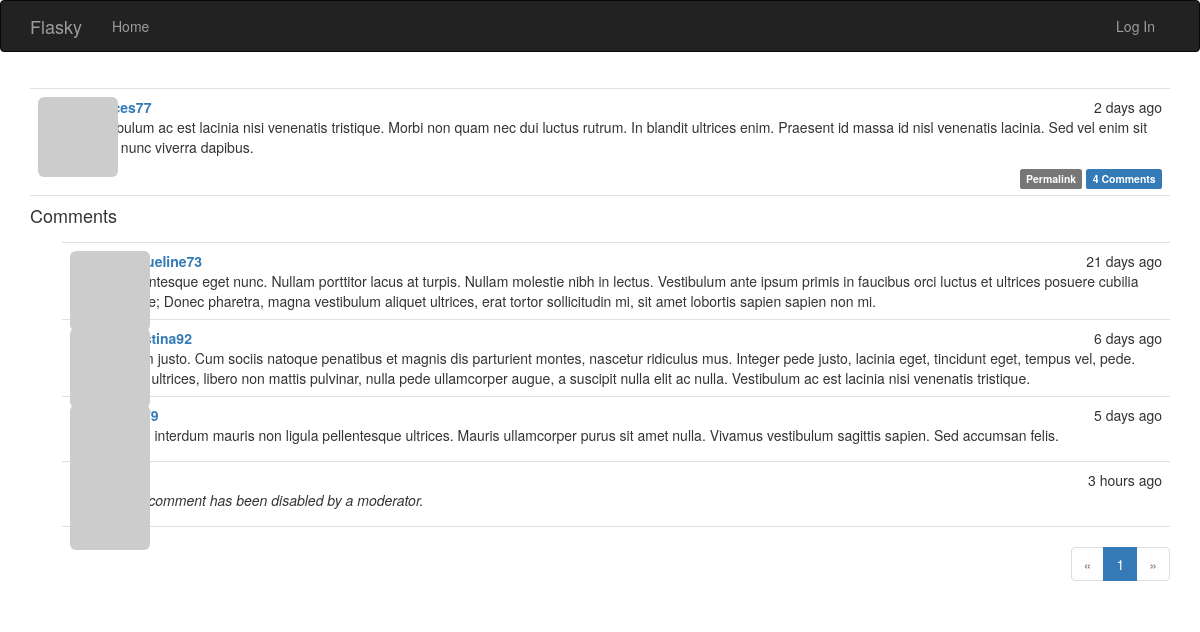
Screenshot of /post/78 with the database file from the repository.
### app/models.py (models this page shows, shortened)
class Post(db.Model):
    __tablename__ = 'posts'
    id = db.Column(db.Integer,primary_key=True)
    body = db.Column(db.Text)
    timestamp = db.Column(db.DateTime,index=True,default=datetime.utcnow)
    author_id = db.Column(db.Integer,db.ForeignKey('users.id'))
    body_html = db.Column(db.Text)  # Markdown文本的HTML缓存
    comments = db.relationship('Comment',backref='post',lazy='dynamic')

class User(UserMixin,db.Model):
    __tablename__ = 'users'
    id = db.Column(db.Integer, primary_key=True)
    email = db.Column(db.String(64),unique=True,index=True)
    username = db.Column(db.String(64), unique=True, index=True)
    password_hash = db.Column(db.String(128))
    role_id = db.Column(db.Integer, db.ForeignKey('roles.id'))  # 定义外键
    confirmed = db.Column(db.Boolean,default=False) # 用户是否验证
    name = db.Column(db.String(64))
    location = db.Column(db.String(64)) # 所在地
    about_me = db.Column(db.Text()) # 个人简介，Text类型不需要指定长度
    member_since = db.Column(db.DateTime(),default=datetime.utcnow) # 注册时间，utcnow是一个函数
    last_seen = db.Column(db.DateTime(),default=datetime.utcnow)    # 最后访问时间
    avatar_hash = db.Column(db.String(32))  # 用户Gravatar头像hash值
    posts = db.relationship('Post',backref='author',lazy='dynamic')
    comments = db.relationship('Comment',backref='author',lazy='dynamic')
    followed = db.relationship('Follow',foreign_keys=[Follow.follower_id],
                               backref=db.backref('follower',lazy='joined'),
                               lazy='dynamic',cascade='all,delete-orphan')
    followers = db.relationship('Follow',foreign_keys=[Follow.followed_id],
                               backref = db.backref('followed',lazy='joined'),
                               lazy = 'dynamic',cascade='all,delete-orphan')
    @property
    def password(self):
        raise AttributeError('password is not a readable attribute')
    def gravatar(self,size=100,default='identicon',rating='g'):
        if request.is_secure:
            url = 'https://secure.gravatar.com/avatar'
        else:
            url = 'http://www.gravatar.com/avatar'
        hash = self.avatar_hash or hashlib.md5(self.email.encode('utf-8')).hexdigest()
        return '{url}/{hash}?s={size}&d={default}&r={rating}'.format(
                url=url, hash=hash, size=size, default=default, rating=rating)

class Comment(db.Model):
    __tablename__ = 'comments'
    id = db.Column(db.Integer, primary_key=True)
    body = db.Column(db.Text)
    body_html = db.Column(db.Text)
    timestamp = db.Column(db.DateTime, index=True, default=datetime.utcnow)
    disabled = db.Column(db.Boolean)
    author_id = db.Column(db.Integer, db.ForeignKey('users.id'))
    post_id = db.Column(db.Integer, db.ForeignKey('posts.id'))

### app/main/views.py (the view, shortened to what this page needs)
@main.route('/post/<int:id>',methods=['GET','POST'])
def post(id):
    post = Post.query.get_or_404(id)
    form = CommentForm()
    page = request.args.get('page', 1, type=int)
    if page == -1:
        page = (post.comments.count() - 1) // \
               current_app.config['FLASKY_COMMENTS_PER_PAGE'] + 1
    pagination = post.comments.order_by(Comment.timestamp.asc()).paginate(
        page, per_page=current_app.config['FLASKY_COMMENTS_PER_PAGE'],
        error_out=False)
    comments = pagination.items
    return render_template('post.html', posts=[post], form=form,
                           comments=comments, pagination=pagination)

### app/auth/views.py (called while the page is built)
@auth.before_app_request
def before_request():
    if current_user.is_authenticated:
        current_user.ping()
        if  not current_user.confirmed\
            and request.endpoint[:5]!='auth.'\
            and request.endpoint!='static':
                return redirect(url_for('auth.unconfirmed'))

### app/main/__init__.py (called while the page is built)
@main.app_context_processor
def inject_permissions():
    return dict(Permission=Permission)

### app/models.py (called while the page is built)
    def can(self,permissions):
        return False

    def is_administrator(self):
        return False

### app/templates/post.html (shortened to what this page needs)
{% extends "base.html" %}
{% import "bootstrap/wtf.html" as wtf %}
{% import "_macros.html" as macros %}
{% block page_content %}
{% include '_posts.html' %}
<h4 id="comments">Comments</h4>
{% include '_comments.html' %}
{% if pagination %}
<div class="pagination">
    {{ macros.pagination_widget(pagination, '.post', fragment='#comments', id=posts[0].id) }}
</div>
{% endif %}
{% endblock %}

### app/templates/_posts.html (shortened to what this page needs)
<ul class="posts">
    {% for post in posts %}
    <li class="post">
        <div class="post-thumbnail">
            <a href="{{ url_for('.user', username=post.author.username) }}">
                <img class="img-rounded profile-thumbnail" src="{{ post.author.gravatar(size=40) }}">
            </a>
        </div>
        <div class="post-content">
            <div class="post-date">{{ moment(post.timestamp).fromNow() }}</div>
            <div class="post-author">
                <a href="{{ url_for('.user', username=post.author.username) }}">{{ post.author.username }}</a>
            </div>
            <div class="post-body">
                {% if post.body_html %}
                    {{ post.body_html | safe }}
                {% else %}
                    {{ post.body }}
                {% endif %}
            </div>
            <div class="post-footer">
                <a href="{{ url_for('.post', id=post.id) }}">
                    <span class="label label-default">Permalink</span>
                </a>
                <a href="{{ url_for('.post',id=post.id) }}#comments">
                    <span class="label label-primary">
                        {{ post.comments.count() }} Comments
                    </span>
                </a>
            </div>
        </div>
    </li>
    {% endfor %}
</ul>

### app/templates/_comments.html (shortened to what this page needs)
<ul class="comments">
    {% for comment in comments %}
    <li class="comment">
        <div class="comment-thumbnail">
            <a href="{{ url_for('.user', username=comment.author.username) }}">
                <img class="img-rounded profile-thumbnail" src="{{ comment.author.gravatar(size=40) }}">
            </a>
        </div>
        <div class="comment-content">
            <div class="comment-date">{{ moment(comment.timestamp).fromNow() }}</div>
            <div class="comment-author">
                <a href="{{ url_for('.user', username=comment.author.username) }}">{{ comment.author.username }}</a>
            </div>
            <div class="comment-body">
                {% if comment.disabled %}
                <p><i>This comment has been disabled by a moderator.</i></p>
                {% endif %}
                {% if moderate or not comment.disabled %}
                    {% if comment.body_html %}
                        {{ comment.body_html | safe }}
                    {% else %}
                        {{ comment.body }}
                    {% endif %}
                {% endif %}
            </div>
        </div>
    </li>
    {% endfor %}
</ul>

### app/static/styles.css (style rules this page uses)
.profile-thumbnail { position: absolute; }
ul.posts { list-style-type: none; padding: 0px; margin: 16px 0px 0px 0px; border-top: 1px solid #e0e0e0; }
ul.posts li.post { padding: 8px; border-bottom: 1px solid #e0e0e0; }
div.post-date { float: right; }
div.post-author { font-weight: bold; }
div.post-thumbnail { position: absolute; }
div.post-content { margin-left: 48px; min-height: 48px; }
div.post-footer { text-align: right; }
ul.comments { list-style-type: none; padding: 0px; margin: 16px 0px 0px 0px; }
ul.comments li.comment { margin-left: 32px; padding: 8px; border-bottom: 1px solid #e0e0e0; }
ul.comments li.comment:nth-child(1) { border-top: 1px solid #e0e0e0; }
div.comment-date { float: right; }
div.comment-author { font-weight: bold; }
div.comment-thumbnail { position: absolute; }
div.comment-content { margin-left: 48px; min-height: 48px; }
div.pagination { width: 100%; text-align: right; padding: 0px; margin: 0px; }

### rows the page displays
Post: timestamp "2 days ago", author.username "frances77", body_html "Vestibulum ac est lacinia nisi venenatis tristique. Morbi non quam nec dui luctus rutrum. In blandit ultrices enim. Praesent id massa id nisl venenatis lacinia. Sed vel enim sit amet nunc viverra dapibus.", comments.count "4"
Comment: timestamp "21 days ago", author.username "jacqueline73", body_html "Pellentesque eget nunc. Nullam porttitor lacus at turpis. Nullam molestie nibh in lectus. Vestibulum ante ipsum primis in faucibus orci luctus et ultrices posuere cubilia Curae; Donec pharetra, magna vestibulum aliquet ultrices, erat tortor sollicitudin mi, sit amet lobortis sapien sapien non mi."
Comment: timestamp "6 days ago", author.username "christina92", body_html "Etiam justo. Cum sociis natoque penatibus et magnis dis parturient montes, nascetur ridiculus mus. Integer pede justo, lacinia eget, tincidunt eget, tempus vel, pede. Nam ultrices, libero non mattis pulvinar, nulla pede ullamcorper augue, a suscipit nulla elit ac nulla. Vestibulum ac est lacinia nisi venenatis tristique."
Comment: timestamp "5 days ago", body_html "Proin interdum mauris non ligula pellentesque ultrices. Mauris ullamcorper purus sit amet nulla. Vivamus vestibulum sagittis sapien. Sed accumsan felis."
Comment: timestamp "3 hours ago", shows "This comment has been disabled by a moderator."

### other values shown
{{ p }} "1"
